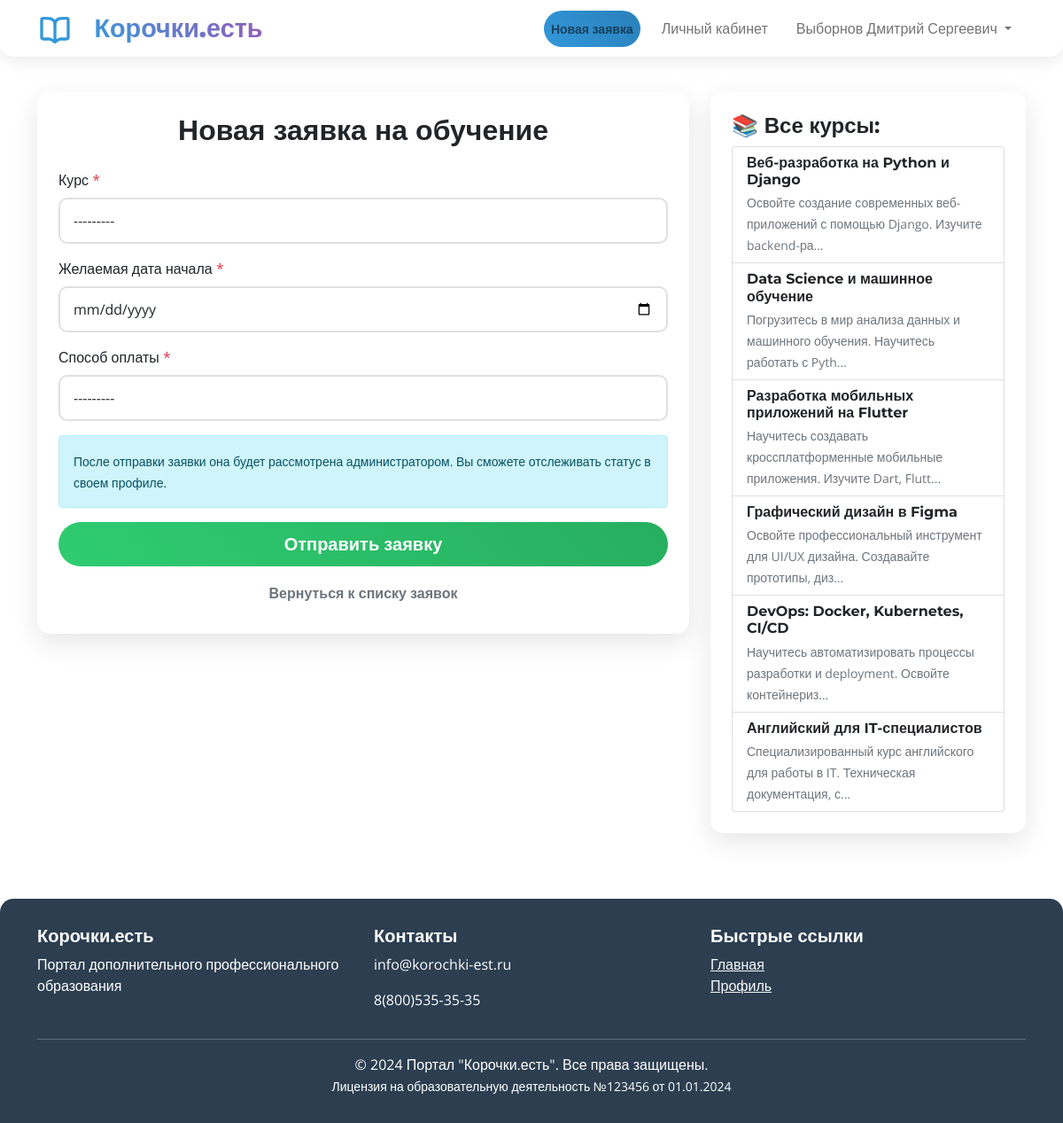
/application/new/ (signed in), run on an earlier commit of the app's database.
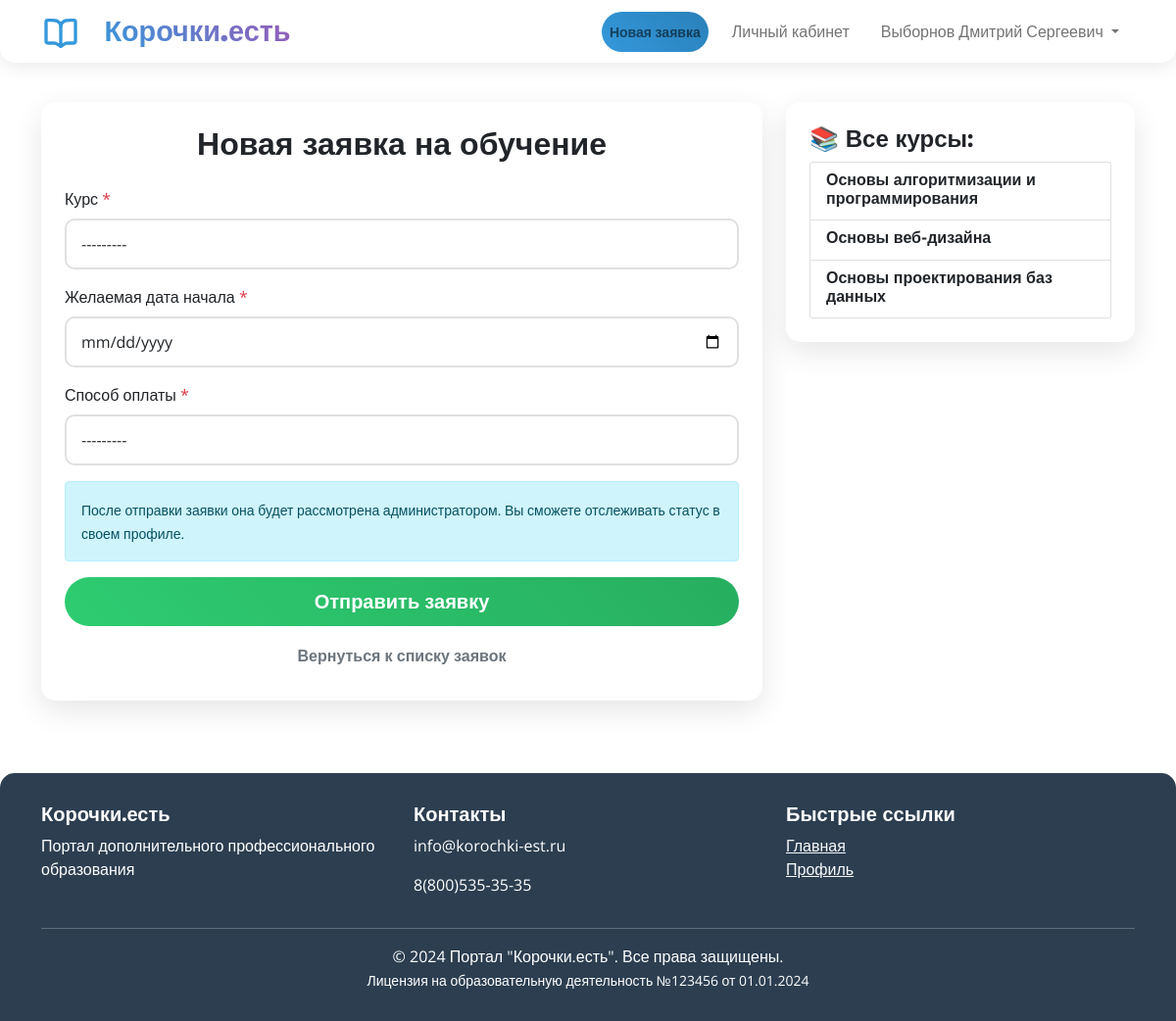
And on a later commit of the database.
### portal/models.py (models this page shows)
class Course(models.Model):
    title = models.CharField(
        max_length=200,
        verbose_name='Название курса'
    )
    description = models.TextField(
        blank=True,
        verbose_name='Описание'
    )
    is_active = models.BooleanField(
        default=True,
        verbose_name='Активный курс'
    )
    def short_description(self):
        if len(self.description) > 100:
            return self.description[:100] + "..."
        return self.description
    def __str__(self):
        return self.title
    class Meta:
        verbose_name = 'Курс'
        verbose_name_plural = 'Курсы'

### portal/views.py (the view)
# urls.py: path('application/new/', views.create_application_view, name='create_application'),
@login_required
def create_application_view(request):
    if request.method == 'POST':
        form = ApplicationForm(request.POST)
        if form.is_valid():
            application = form.save(commit=False)
            application.user = request.user
            application.save()
            messages.success(request, 'Заявка успешно создана! Она будет рассмотрена администратором.')
            return redirect('profile')
    else:
        form = ApplicationForm()
    active_courses = Course.objects.filter(is_active=True)
    form.fields['course'].queryset = active_courses
    courses_data = [
        {
            'id': course.id,
            'title': course.title,
            'description': course.description,
            'short_desc': course.short_description() if hasattr(course, 'short_description') else course.description[:100] + "..."
        }
        for course in active_courses
    ]
    return render(request, 'portal/application_form.html', {
        'form': form,
        'courses_data': courses_data,
    })

### portal/forms.py
class ApplicationForm(forms.ModelForm):
    def __init__(self, *args, **kwargs):
        super().__init__(*args, **kwargs)
        self.fields['course'].widget.attrs.update({
            'class': 'form-control',
            'id': 'course-select',
            'onchange': 'showCourseDescription()'
        })
    class Meta:
        model = Application
        fields = ['course', 'desired_start_date', 'payment_method']
        widgets = {
            'desired_start_date': forms.DateInput(
                attrs={
                    'class': 'form-control',
                    'type': 'date',
                    'placeholder': 'YYYY-MM-DD'
                }
            ),
            'payment_method': forms.Select(attrs={'class': 'form-control'}),
        }
        labels = {
            'course': 'Курс',
            'desired_start_date': 'Желаемая дата начала',
            'payment_method': 'Способ оплаты',
        }

### templates/portal/application_form.html (shortened to what this page needs)
{% extends 'portal/base.html' %}
{% block content %}
<div class="row">
    <div class="col-md-8">
        <div class="card p-4">
            <h2 class="text-center mb-4">Новая заявка на обучение</h2>
            <form method="post" id="application-form">
                <div class="mb-3">
                    <label for="{{ form.course.id_for_label }}" class="form-label">
                        {{ form.course.label }} <span class="text-danger">*</span>
                    </label>
                    {{ form.course }}
                </div>
                <div class="mb-3">
                    <label for="{{ form.desired_start_date.id_for_label }}" class="form-label">
                        {{ form.desired_start_date.label }} <span class="text-danger">*</span>
                    </label>
                    {{ form.desired_start_date }}
                </div>
                <div class="mb-3">
                    <label for="{{ form.payment_method.id_for_label }}" class="form-label">
                        {{ form.payment_method.label }} <span class="text-danger">*</span>
                    </label>
                    {{ form.payment_method }}
                </div>
                <div class="alert alert-info">
                    <small>
                        После отправки заявки она будет рассмотрена администратором.
                        Вы сможете отслеживать статус в своем профиле.
                    </small>
                </div>
                <div class="d-grid gap-2">
                    <button type="submit" class="btn btn-success btn-lg">Отправить заявку</button>
                    <a href="{% url 'profile' %}" class="btn btn-outline-secondary">
                        Вернуться к списку заявок
                    </a>
                </div>
            </form>
        </div>
    </div>
    <div class="col-md-4">
        <div class="card p-4">
            <h4>📚 Все курсы:</h4>
            <div class="list-group">
                {% for course in form.course.field.queryset %}
                <a href="#" class="list-group-item list-group-item-action course-preview"
                   data-course-id="{{ course.id }}"
                   data-description="{{ course.description }}">
                    <h6 class="mb-1">{{ course.title }}</h6>
                    <small class="text-muted">
                        {% if course.description|length > 80 %}
                            {{ course.description|slice:":80" }}...
                        {% else %}
                            {{ course.description }}
                        {% endif %}
                    </small>
                </a>
                {% empty %}
                <div class="alert alert-warning">
                    Нет доступных курсов в данный момент.
                </div>
                {% endfor %}
            </div>
        </div>
    </div>
</div>
{% endblock %}

What changed in the data, as far as the page shows it:
removed Course: title "Веб-разработка на Python и Django", description "Освойте создание современных веб-приложений с помощью Django. Изучите backend-ра"
removed Course: title "Data Science и машинное обучение", description "Погрузитесь в мир анализа данных и машинного обучения. Научитесь работать с Pyth"
removed Course: title "Разработка мобильных приложений на Flutter", description "Научитесь создавать кроссплатформенные мобильные приложения. Изучите Dart, Flutt"
removed Course: title "Графический дизайн в Figma", description "Освойте профессиональный инструмент для UI/UX дизайна. Создавайте прототипы, диз"
removed Course: title "DevOps: Docker, Kubernetes, CI/CD", description "Научитесь автоматизировать процессы разработки и deployment. Освойте контейнериз"
removed Course: title "Английский для IT-специалистов", description "Специализированный курс английского для работы в IT. Техническая документация, с"
added Course: title "Основы алгоритмизации и программирования"
added Course: title "Основы веб-дизайна"
added Course: title "Основы проектирования баз данных"
